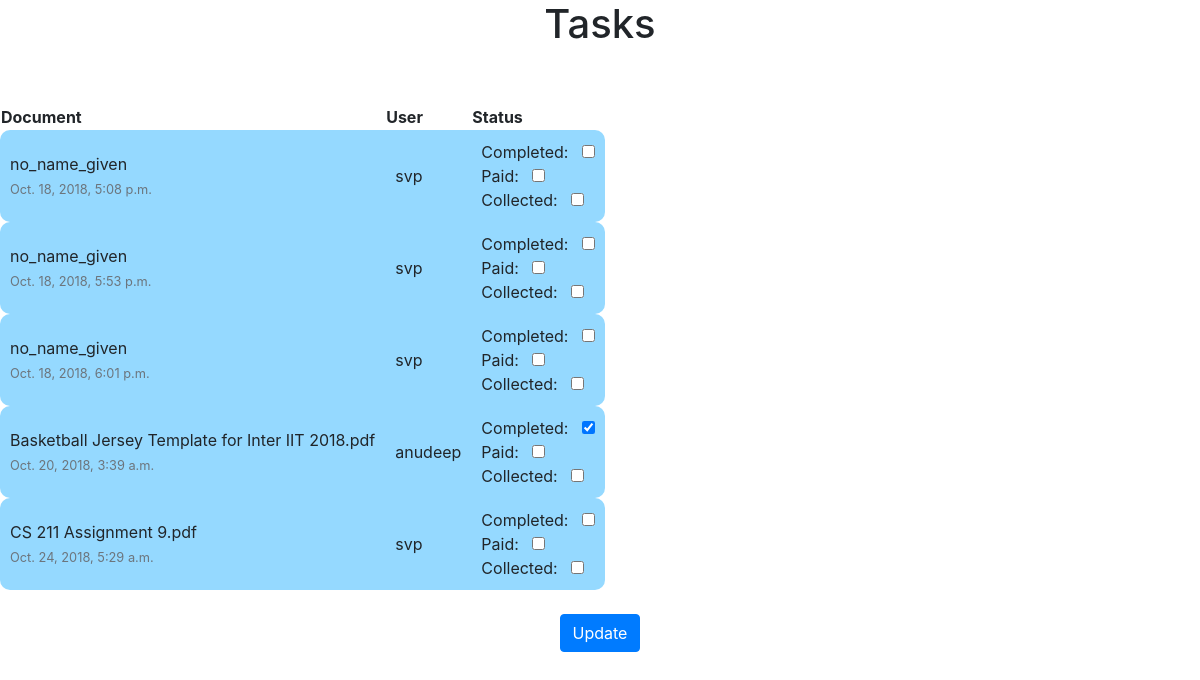
The app's page /EAdmin/, older data.
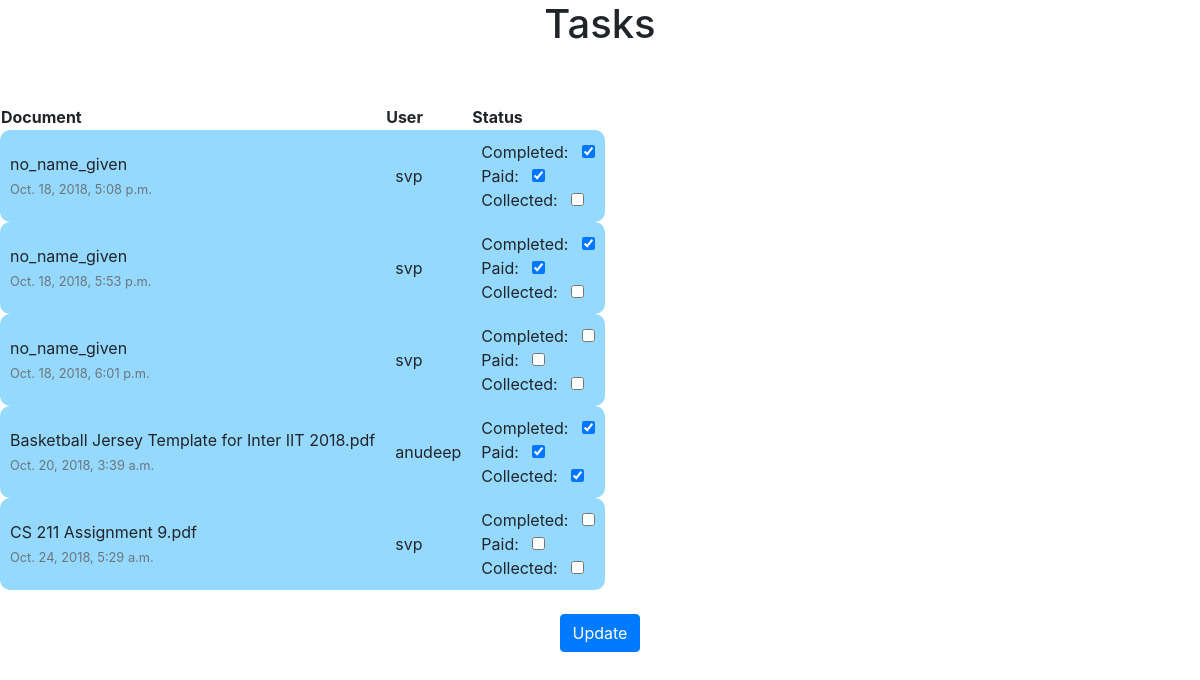
The same page, newer data.
### Eprint_users/models.py (models this page shows, shortened)
class PrintDocs(models.Model):
    description = models.CharField(max_length=255, default='')
    document = models.FileField(upload_to='media/documents/')
    file_name = models.CharField(max_length=500, default='no_name_given')
    date_uploaded = models.DateTimeField(auto_now_add=True)
    colour = models.BooleanField(default=False)  # 0 for black
    copies = models.SmallIntegerField(default=1)
    task_by = models.ForeignKey(User, on_delete=models.SET(get_sentinel_user))
    num_pages = models.SmallIntegerField(default=1)
    price = models.DecimalField(default=0, max_digits=10, decimal_places=2)
    completed = models.BooleanField(default=False)
    paid = models.BooleanField(default=False)
    collected = models.BooleanField(default=False)

### Eprint_admin/views.py (the view)
# urls.py: path('', views.tasks, name='admin-tasks'),
def tasks(request):
    docs = PrintDocs.objects.all()
    forms = []
    edits = {x: False for x in range(len(docs))}
    if request.method == 'POST':
        i = -1
        for doc in docs:
            i += 1
            temp_doc = PrintDocs.objects.filter(id=doc.id).first()
            if request.POST.get('completed' + str(i)) is None:
                if temp_doc.completed is True:
                    temp_doc.completed = False
                    edits[i] = True
            elif request.POST.get('completed' + str(i)) == 'on':
                if temp_doc.completed is False:
                    temp_doc.completed = True
                    edits[i] = True
            if request.POST.get('paid' + str(i)) is None:
                if temp_doc.paid is True:
                    temp_doc.paid = False
                    edits[i] = True
            elif request.POST.get('paid' + str(i)) == 'on':
                if temp_doc.paid is False:
                    temp_doc.paid = True
                    edits[i] = True
            if request.POST.get('collected' + str(i)) is None:
                if temp_doc.collected is True:
                    temp_doc.collected = False
                    edits[i] = True
            elif request.POST.get('collected' + str(i)) == 'on':
                if temp_doc.collected is False:
                    temp_doc.collected = True
                    edits[i] = True
            temp_doc.save()
        messages.success(request, 'Successfully updated {0} document(s)'.format(sum(edits.values())))
        return redirect('admin-tasks')
    else:
        for doc in docs:
            temp_form = UpdateForm(instance=doc)
            forms.append(temp_form)
        ids = [i for i in range(len(forms))]
        context = zip(docs, forms, ids)
        return render(request, 'Eprint_admin/tasks.html', {'context': context})

### Eprint_admin/templates/Eprint_admin/tasks.html (shortened to what this page needs)
{% extends "ground/base.html" %}
{% load crispy_forms_tags %}
{% block content %}
    <center>
        <h1>Tasks</h1><br><br>
        <form method="post" enctype="multipart/form-data">
            <table class="print-list table-responsive">
                <tr>
                    <th>Document</th>
                    <th>User</th>
                    <th>Status</th>
                </tr>
                {% for mytask in context %}
                    <tr>
                        <td>{{ mytask.0.file_name }}<br>
                            <span class="small text-muted">{{ mytask.0.date_uploaded }}</span>
                        </td>
                        <td>{{ mytask.0.task_by }}</td>
                        <td>
                        {% for element in mytask.1 %}
                            {% if forloop.counter != 1 %}
                                {{ element.label }}: &nbsp; <input type="checkbox" name="{{ element.name }}{{ mytask.2 }}" id="id_completed" {% if element.value == True %}checked{% endif %}>
                                <br>
                            {% endif %}
                        {% endfor %}
                        </td>
                    </tr>
                {% endfor %}
            </table>
            <br>
            <button class="btn btn-primary">Update</button>
        </form>
    </center>
{% endblock content %}

Row changes from the older to the newer data that the page shows:
changed PrintDocs "Oct. 18, 2018, 5:08 p.m.": name "☐" → "☑"
changed PrintDocs "Oct. 18, 2018, 5:53 p.m.": name "☐" → "☑"
changed PrintDocs "Basketball Jersey Template for Inter IIT 2018.pdf": name "☐" → "☑"
